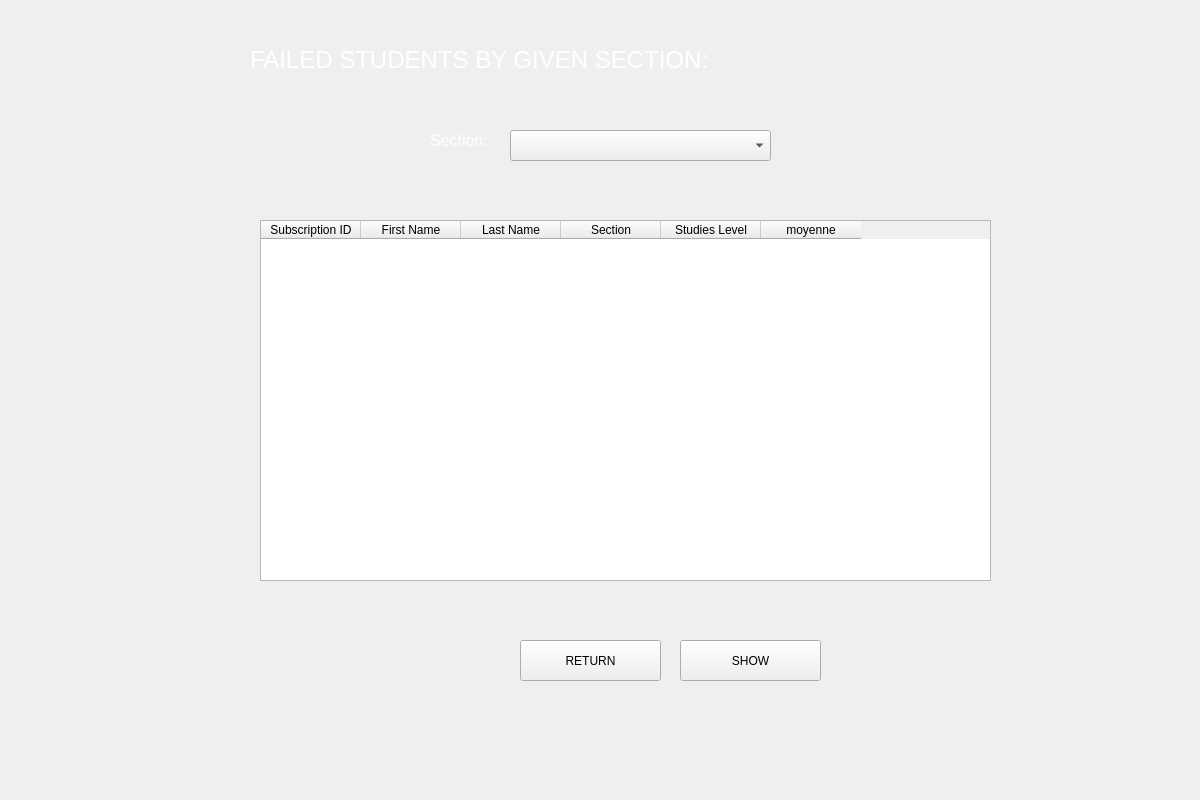
<?xml version="1.0" encoding="UTF-8"?>
<ui version="4.0">
 <class>Form</class>
 <widget class="QWidget" name="Form">
  <property name="geometry">
   <rect>
    <x>0</x>
    <y>0</y>
    <width>1200</width>
    <height>800</height>
   </rect>
  </property>
  <property name="windowTitle">
   <string>Form</string>
  </property>
  <widget class="QLabel" name="label">
   <property name="geometry">
    <rect>
     <x>250</x>
     <y>30</y>
     <width>751</width>
     <height>61</height>
    </rect>
   </property>
   <property name="text">
    <string>&lt;html&gt;&lt;head/&gt;&lt;body&gt;&lt;p&gt;&lt;span style=&quot; font-size:18pt;color:#fff &quot;&gt;FAILED STUDENTS BY GIVEN SECTION:&lt;/span&gt;&lt;/p&gt;&lt;/body&gt;&lt;/html&gt;</string>
   </property>
  </widget>
  <widget class="QPushButton" name="ok">
   <property name="geometry">
    <rect>
     <x>520</x>
     <y>640</y>
     <width>141</width>
     <height>41</height>
    </rect>
   </property>
   <property name="styleSheet">
    <string notr="true">font: 12pt &quot;Poppins&quot;;</string>
   </property>
   <property name="text">
    <string>RETURN</string>
   </property>
  </widget>
  <widget class="QPushButton" name="afficher">
   <property name="geometry">
    <rect>
     <x>680</x>
     <y>640</y>
     <width>141</width>
     <height>41</height>
    </rect>
   </property>
   <property name="styleSheet">
    <string notr="true">font: 12pt &quot;Poppins&quot;;</string>
   </property>
   <property name="text">
    <string>SHOW</string>
   </property>
  </widget>
  <widget class="QTableWidget" name="tableWidget">
   <property name="geometry">
    <rect>
     <x>260</x>
     <y>220</y>
     <width>731</width>
     <height>361</height>
    </rect>
   </property>
   <column>
    <property name="text">
     <string>Subscription ID</string>
    </property>
   </column>
   <column>
    <property name="text">
     <string>First Name</string>
    </property>
   </column>
   <column>
    <property name="text">
     <string>Last Name</string>
    </property>
   </column>
   <column>
    <property name="text">
     <string>Section</string>
    </property>
   </column>
   <column>
    <property name="text">
     <string>Studies Level</string>
    </property>
   </column>
   <column>
    <property name="text">
     <string>moyenne</string>
    </property>
   </column>
  </widget>
  <widget class="QLabel" name="label_2">
   <property name="geometry">
    <rect>
     <x>430</x>
     <y>130</y>
     <width>81</width>
     <height>21</height>
    </rect>
   </property>
   <property name="text">
    <string>&lt;html&gt;&lt;head/&gt;&lt;body&gt;&lt;p&gt;&lt;span style=&quot; font-size:12pt;color:#fff&quot;&gt;Section:&lt;/span&gt;&lt;/p&gt;&lt;/body&gt;&lt;/html&gt;</string>
   </property>
  </widget>
  <widget class="QLabel" name="section_2">
   <property name="geometry">
    <rect>
     <x>520</x>
     <y>170</y>
     <width>201</width>
     <height>20</height>
    </rect>
   </property>
   <property name="text">
    <string/>
   </property>
  </widget>
  <widget class="QComboBox" name="section">
   <property name="geometry">
    <rect>
     <x>510</x>
     <y>130</y>
     <width>261</width>
     <height>31</height>
    </rect>
   </property>
   <property name="styleSheet">
    <string notr="true">QLineEdit {
border: 1px solid rgb(37,39,48);

padding-left:20px;
padding-right:20px;
}
</string>
   </property>
   <item>
    <property name="text">
     <string/>
    </property>
   </item>
   <item>
    <property name="text">
     <string>CPI1</string>
    </property>
   </item>
   <item>
    <property name="text">
     <string>CPI2</string>
    </property>
   </item>
   <item>
    <property name="text">
     <string>L1 INFO</string>
    </property>
   </item>
   <item>
    <property name="text">
     <string>L1 TIC</string>
    </property>
   </item>
   <item>
    <property name="text">
     <string>L1 EEA</string>
    </property>
   </item>
   <item>
    <property name="text">
     <string>L1 MATH</string>
    </property>
   </item>
   <item>
    <property name="text">
     <string>L2 INFO </string>
    </property>
   </item>
   <item>
    <property name="text">
     <string>L2 TIC</string>
    </property>
   </item>
   <item>
    <property name="text">
     <string>L2 EEA</string>
    </property>
   </item>
   <item>
    <property name="text">
     <string>L2 MATH</string>
    </property>
   </item>
   <item>
    <property name="text">
     <string>L3 INFO</string>
    </property>
   </item>
   <item>
    <property name="text">
     <string>L3 TIC</string>
    </property>
   </item>
   <item>
    <property name="text">
     <string>L3 EEA</string>
    </property>
   </item>
   <item>
    <property name="text">
     <string>ING 1</string>
    </property>
   </item>
   <item>
    <property name="text">
     <string>ING2</string>
    </property>
   </item>
  </widget>
  <widget class="QLabel" name="label_4">
   <property name="geometry">
    <rect>
     <x>-230</x>
     <y>-20</y>
     <width>1441</width>
     <height>861</height>
    </rect>
   </property>
   <property name="text">
    <string/>
   </property>
   <property name="pixmap">
    <pixmap>bg.jpg</pixmap>
   </property>
   <property name="scaledContents">
    <bool>true</bool>
   </property>
  </widget>
 
  <zorder>label_4</zorder>
  <zorder>label</zorder>
  <zorder>ok</zorder>
  <zorder>afficher</zorder>
  <zorder>tableWidget</zorder>
  <zorder>label_2</zorder>
  <zorder>section_2</zorder>
  <zorder>section</zorder>
  <zorder>label_10</zorder>
 </widget>
 <resources/>
 <connections/>
</ui>
